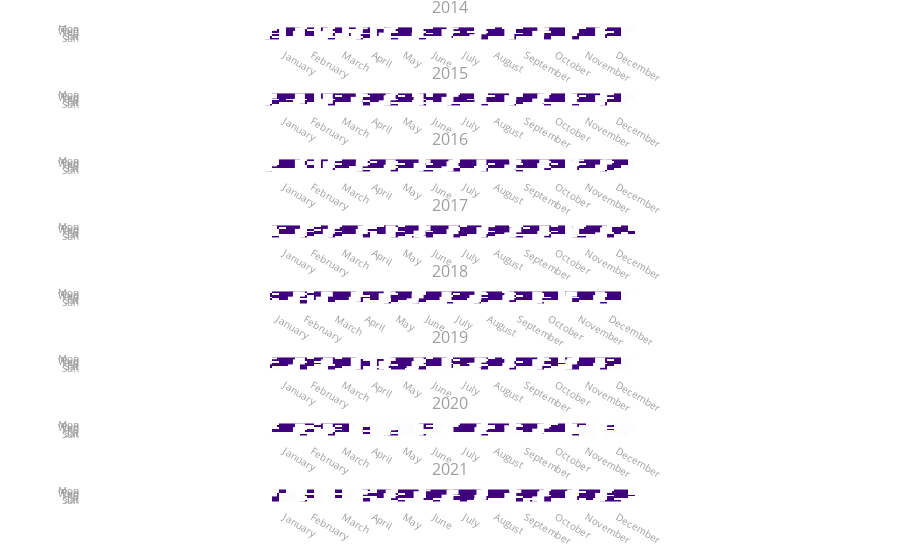

Notebook cell for this chart:
### Code cell
# Create Calplot Heatmap# creating the plot
fig = calplot(
    london_hd,
    x = "survey_date",
    y= "Value",
    dark_theme=False,
    years_title=True,
    colorscale="purples",
    gap=0,
    name="Data",
    month_lines_width=10, 
    month_lines_color="#fff"
)
fig.show()
